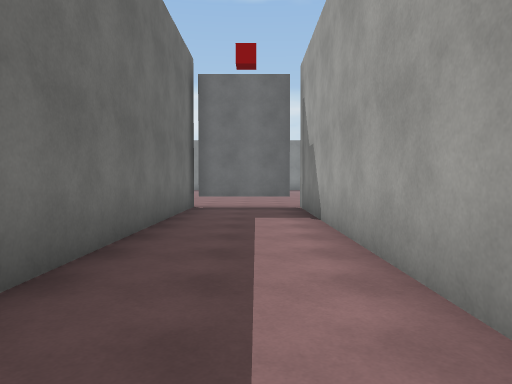
view 1 (above)

12 first-person views from a walk through a 3-D level made in the Unity game engine. The camera is 1.4 m above the floor, tilts 2° down and sees 70° across. The floor is counted in squares, 2 m on a side. Each view is taken from the middle of a square. On the plan, view 1 faces up. The plan holds only what a view shows up to about 11 squares ahead; the rest is blank. The place goes on beyond the plan. Surface patterns are stand-ins for the level's own textures.

view 2
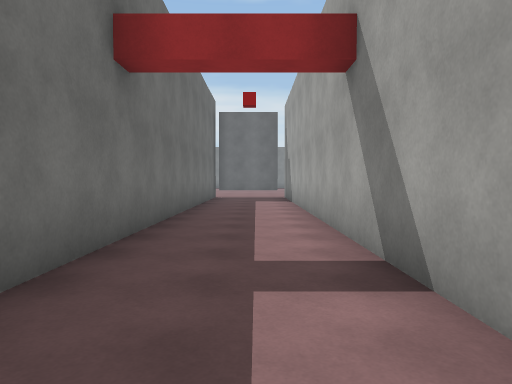

view 3
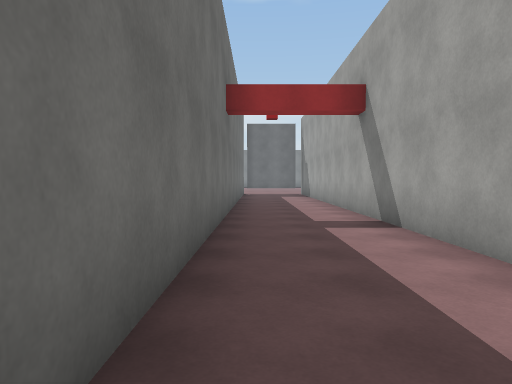

view 4
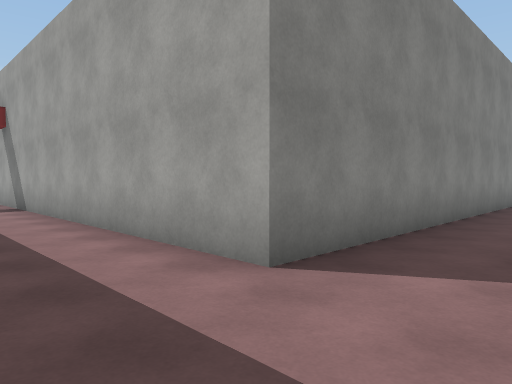

view 5
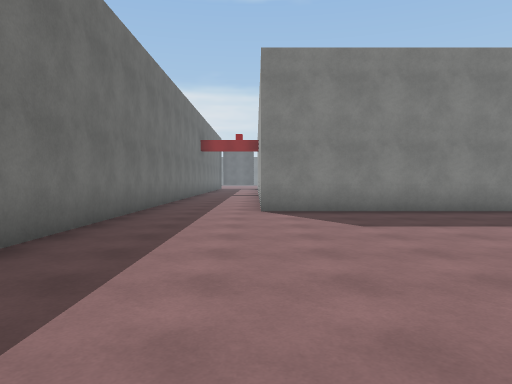

view 6
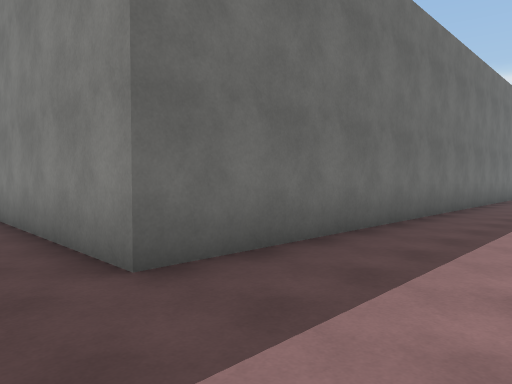

view 7
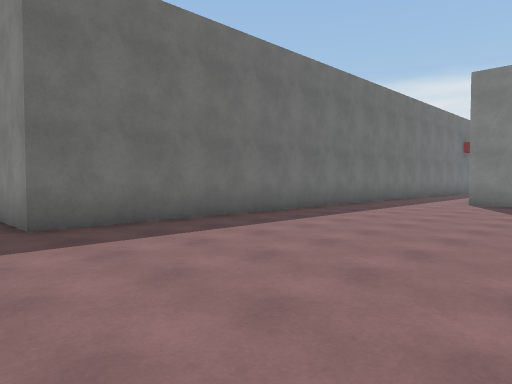

view 8
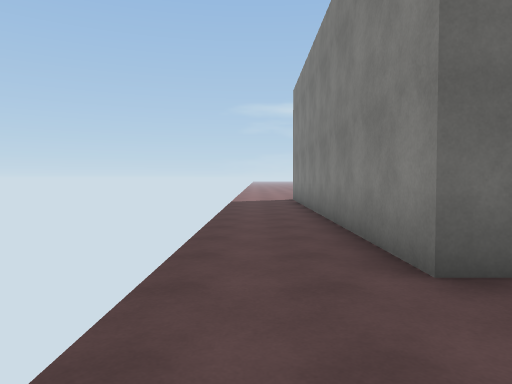

view 9
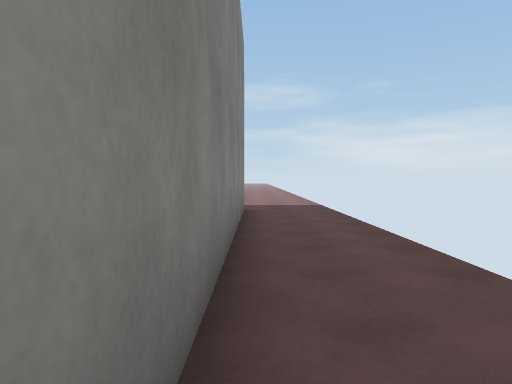

view 10
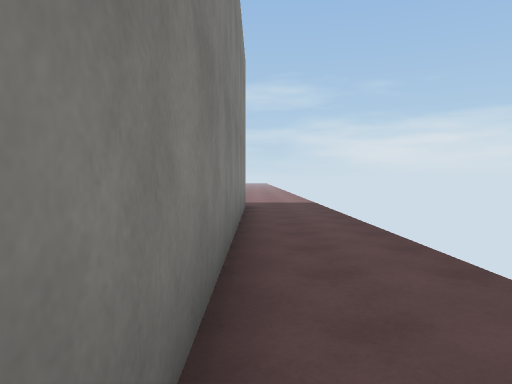

view 11
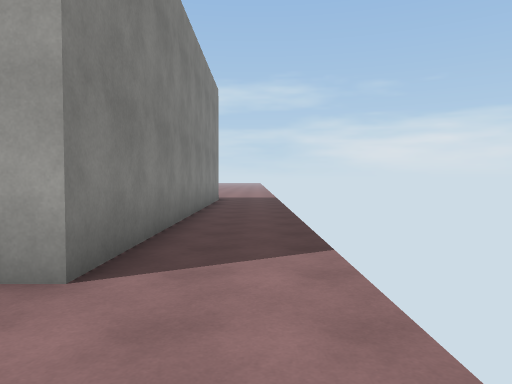

view 12
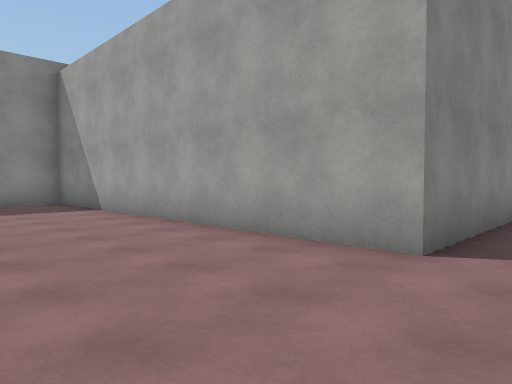

### Floor plan
Points are (right, up) in squares from view 1. A wall is a line through its corners. A room is listed if a view was taken in it or the views show most of it. See-through windows are left out.
Room 1 (views 1, 2, 3, 4, 5, 6, 7, 8, 9, 10)
walls: (4.5, -10) (1.1, -10) (1.1, 9.2); (0.9, 9) (-1.5, 9); (-1.6, 9.2) (-1.6, -19.7) (-11.6, -19.7)
ways out: opening at (-11.5, -20.5) to room 2
Room 2 (views 11, 12)
walls: (-11.6, -19.7) (-11.6, -9.7) (-13, -9.7)
ways out: opening at (-11.5, -20.5) to room 1

Where each view was taken, in squares from view 1:
view 1: 0 up, 0 right, facing up
view 2: 5 down, 0 right, facing up
view 3: 8 down, 1 left, facing up
view 4: 12 down, 1 left, facing up-right
view 5: 18 down, 1 right, facing up
view 6: 21 down, 1 right, facing up-left
view 7: 21 down, 4 right, facing up-left
view 8: 21 down, 1 right, facing left
view 9: 20 down, 10 left, facing right
view 10: 20 down, 11 left, facing right
view 11: 21 down, 14 left, facing right
view 12: 21 down, 15 left, facing up-right
